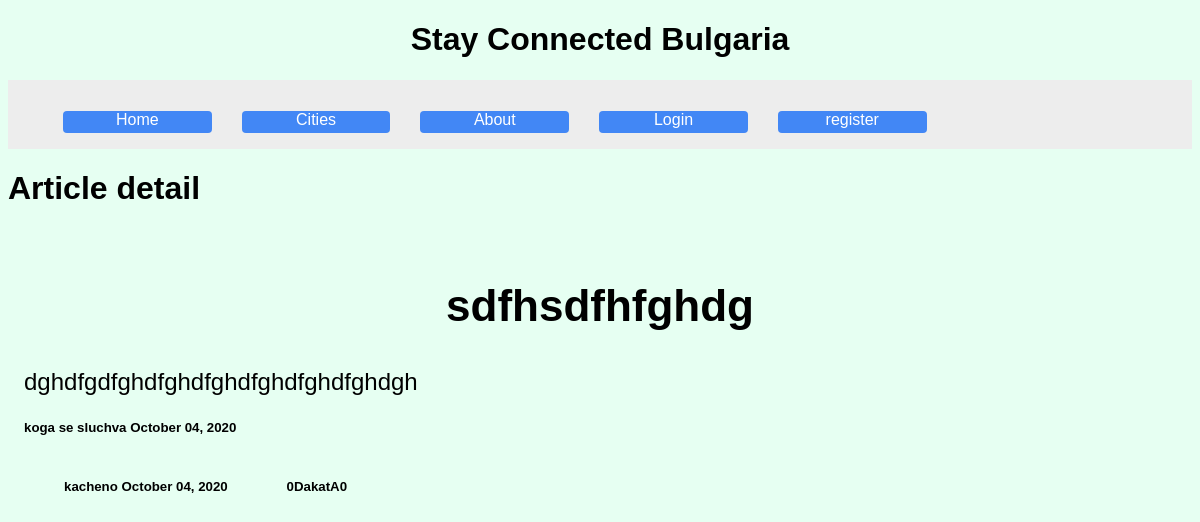
Page /articles/detail/8/ on the earlier database version.
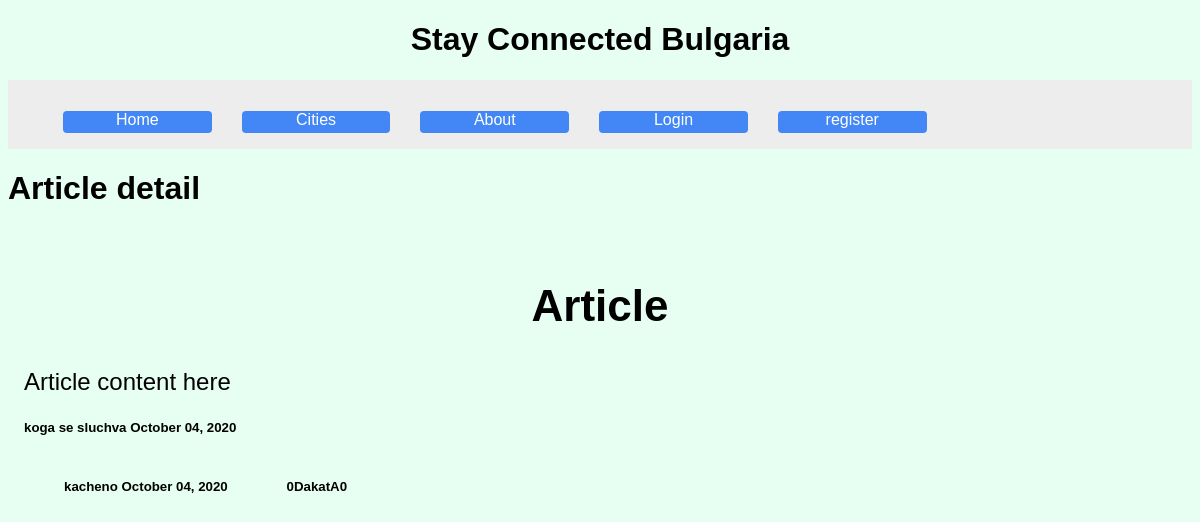
Same page on the later database version.
### articles/models.py (models this page shows, shortened)
class Article(models.Model):
    title = models.CharField(max_length=100)
    content = models.TextField()
    date_posted = models.DateTimeField(default=timezone.now)
    date_of_action = models.DateTimeField(default=timezone.now)
    cities = [
    ('SOFIA', 'Sofia'),
    ('BURGAS', 'Burgas'),
    ('PLOVDIV', 'Plovdiv'),
    ('VARNA', 'Varna'),
    ('RUSE', 'Ruse'),
    ]
    city = models.CharField(
        max_length=10,
        choices=cities,
        default='SOFIA',
    )
    author = models.ForeignKey(User, on_delete=models.CASCADE)

### articles/views.py (the view)
# urls.py: path('detail/<int:pk>/', views.ArticleDetailView.as_view(), name='article-detail'),
class ArticleDetailView(DetailView):
    model=Article
    template_name="articles/article_detail.html"
    context_object_name="article"

### articles/templates/articles/article_detail.html (shortened to what this page needs)
{% extends "pages/base.html" %}
{% block content %}
    <h1>Article detail</h1>
    <div class="container">
      <h2 class="title">{{ article.title }}</h2>
      <p class="text">{{ article.content }}</p>
      <h5>koga se sluchva {{ article.date_of_action|date:"F d, Y" }}</h5>
      <ul>
          <li><h5>kacheno {{ article.date_posted|date:"F d, Y" }}</h5></li>
          <li><h5 class="author">{{ article.author }}</h5></li>
      </ul>
    </div>
{% endblock content %}

Differences in the rows shown:
changed Article "0DakatA0": title "sdfhsdfhfghdg" → "Article"; content "dghdfgdfghdfghdfghdfghdfghdfghdgh" → "Article content here"
